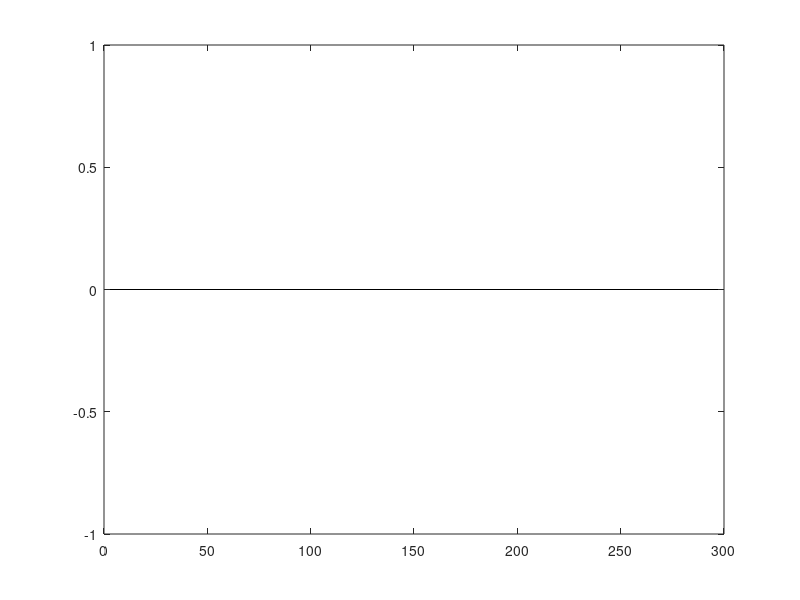

Reproduce this figure in MATLAB.
clear all

path_sgmMire='../DATA/PNG/sgm_mire/';
%obtient la liste des images 
filelist_sgm=[dir(strcat(path_sgmMire,'*.png'));dir(strcat(path_sgmMire,'*.PNG'))];
nfiles = length(filelist_sgm);

fig=figure('Name','Segmentation de mire');
sum=zeros(256,1);
for i = 1:nfiles
    path_name=strcat(strcat(path_sgmMire, '/'), filelist_sgm(i).name)
    SGM=imread(path_name);
    SGM_nonzero = nonzeros(SGM);
    [counts,x]=imhist(SGM_nonzero);
    bar(counts);
    filelist_sgm(i).name
    saveas(fig,strcat(strcat(path_sgmMire, '/msk_histo/'), filelist_sgm(i).name ));
    sum=sum+counts; 
end
sum=sum / 60;
bar(sum);
saveas(fig,strcat(strcat(path_sgmMire, '/msk_histo/'), "moyenne.png" ));
%h=histogram(sum,256)
%h.Orientation = 'horizontal';